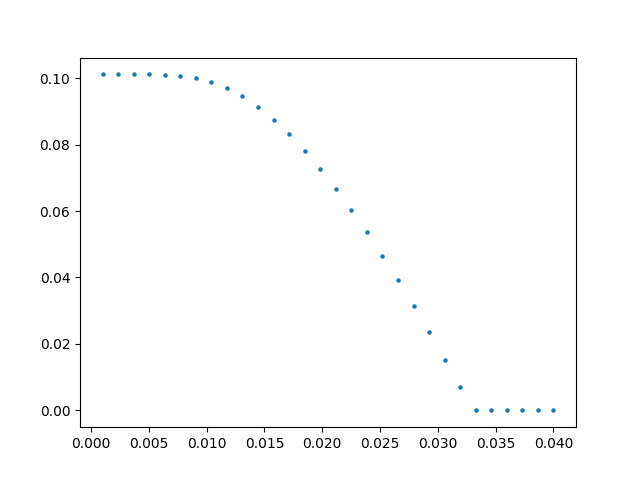

The script that saved this image:
from numpy import *
import matplotlib.pyplot as plt
import sys 
sys.path.append("/Users/matsunagahibiki/Documents/#0.resesarch/2program/my_module")
from SC_BCS_free_energy import free_energy_SC_BCS_2D
from SC_BCS_Gap_equation import Gap_equation_SC_BCS_2D

##パラメータの調整
N, V, t, mu, gu, n0, n1, n2, nscf =200, 1, 1 , 0, 1, 1, 1, 30, 2000  # 7.525 #9.21
n_search, error, check_gap =100, 1e-10, 1e-6
kBT_a, kBT_b = 0.0001, 2
dq = 0.001
dd = 0.001
ini_gap = 100
qs   = linspace(0,0.005,n0)         #(np.pi/a)
Bs   = linspace(0.0,0.0,n1)          #np.linspace(0,0.08,n1)
kBTs = linspace(0.001,0.04,n2)

ans = []
for i in range(n2):
    dc   =   Gap_equation_SC_BCS_2D.scf_2D_simple(kBTs[i], ini_gap, nscf, N, t, qs[0], mu, gu, Bs[0], V)
    x    =   free_energy_SC_BCS_2D.bpp_2D(t, mu, gu, Bs[0], 1/kBTs[i], V, N, dc[0], dq)
    ans.append(x)
ans = array(ans)


# def bpp_2D(t, mu, gu, B, beta, V, N, dc, dq):
#     return (1/2)*d2df_q_2D(t, mu, gu, B, beta, V, N, dc, dq)

########################################################################################################################
#plot the figure of comparing free energy to extended GL
print(ans)
plt.scatter(kBTs, ans, 5)
plt.savefig("2D.png")
plt.clf()

###################################
##output
file = open("2D", "w")
for i in range(n2):
    file.write(str(kBTs[i]) + " " + str(ans[i]) + " "  + "\n")
file.close()